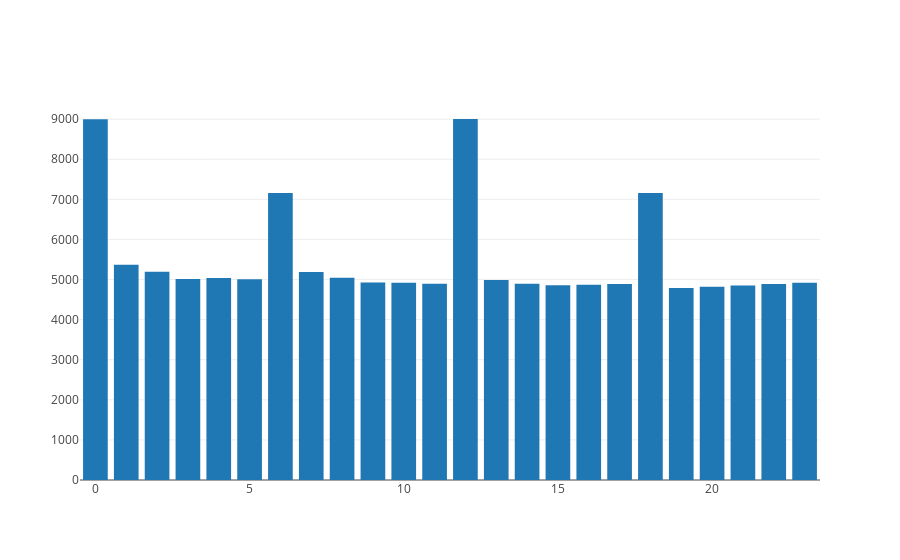

Here is the notebook cell this chart was saved with:
### Code cell
bic_bar = go.Bar(
    x=[x for x in range(0,len(bic))],
    y=bic
)
iplot([bic_bar])

### Figure 1 — Plotly figure (JSON) as saved in the notebook; plotly's stock layout.template omitted (floating-point values rounded to 4 significant figures)
{"data": [{"type": "bar", "uid": "d05dfedb-29fd-4db2-9bb8-1d7afd0a7861", "x": [0, 1, 2, 3, 4, 5, 6, 7, 8, 9, 10, 11, 12, 13, 14, 15, 16, 17, 18, 19, 20, 21, 22, 23], "y": [8998.0, 5371.0, 5195.0, 5013.0, 5039.0, 5010.0, 7157.0, 5191.0, 5043.0, 4927.0, 4922.0, 4898.0, 9004.0, 4987.0, 4894.0, 4856.0, 4869.0, 4891.0, 7157.0, 4786.0, 4820.0, 4849.0, 4886.0, 4923.0]}], "layout": {"autosize": true, "xaxis": {"autorange": true, "range": [-0.5, 23.5], "type": "linear"}, "yaxis": {"autorange": true, "range": [0, 9478.0], "type": "linear"}}}
